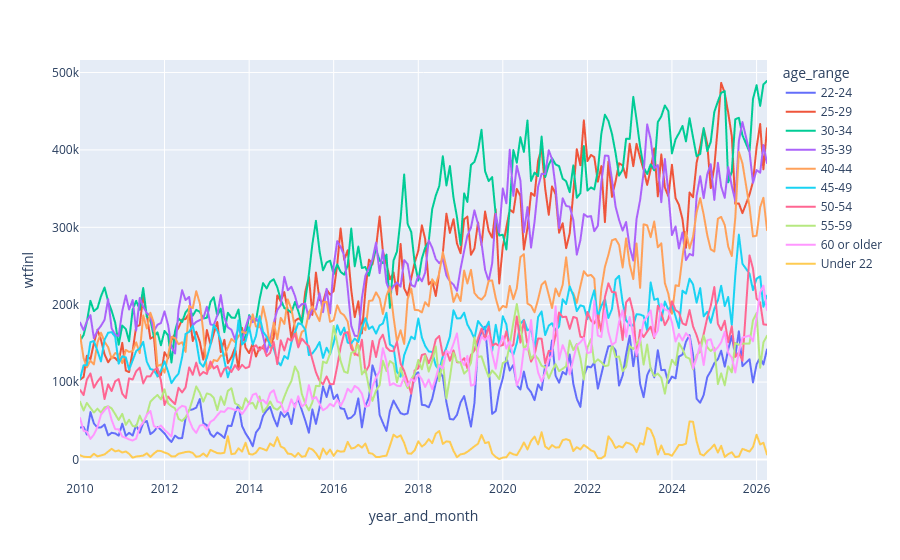

The cell this chart's notebook holds for it:
### Code cell
px.line(df_occ_by_year_and_age.query(
"occ2010 == 'software developers, applications and systems software'"),
x = 'year_and_month', y = 'wtfinl', hover_data = 'Count', color = 'age_range')

### Figure 1 — Plotly figure (JSON) as saved in the notebook; plotly's stock layout.template omitted (floating-point values rounded to 4 significant figures; data arrays with more than 128 entries replaced by an {"elided": "..."} marker saying what was removed)
{"data": [{"customdata": {"elided": "195x1 int values"}, "hovertemplate": "age_range=22-24<br>year_and_month=%{x}<br>wtfinl=%{y}<br>Count=%{customdata[0]}<extra></extra>", "legendgroup": "22-24", "line": {"color": "#636efa", "dash": "solid"}, "marker": {"symbol": "circle"}, "mode": "lines", "name": "22-24", "showlegend": true, "type": "scattergl", "x": {"elided": "195 str values"}, "xaxis": "x", "y": {"elided": "195 float values"}, "yaxis": "y"}, {"customdata": {"elided": "195x1 int values"}, "hovertemplate": "age_range=25-29<br>year_and_month=%{x}<br>wtfinl=%{y}<br>Count=%{customdata[0]}<extra></extra>", "legendgroup": "25-29", "line": {"color": "#EF553B", "dash": "solid"}, "marker": {"symbol": "circle"}, "mode": "lines", "name": "25-29", "showlegend": true, "type": "scattergl", "x": {"elided": "195 str values"}, "xaxis": "x", "y": {"elided": "195 float values"}, "yaxis": "y"}, {"customdata": {"elided": "195x1 int values"}, "hovertemplate": "age_range=30-34<br>year_and_month=%{x}<br>wtfinl=%{y}<br>Count=%{customdata[0]}<extra></extra>", "legendgroup": "30-34", "line": {"color": "#00cc96", "dash": "solid"}, "marker": {"symbol": "circle"}, "mode": "lines", "name": "30-34", "showlegend": true, "type": "scattergl", "x": {"elided": "195 str values"}, "xaxis": "x", "y": {"elided": "195 float values"}, "yaxis": "y"}, {"customdata": {"elided": "195x1 int values"}, "hovertemplate": "age_range=35-39<br>year_and_month=%{x}<br>wtfinl=%{y}<br>Count=%{customdata[0]}<extra></extra>", "legendgroup": "35-39", "line": {"color": "#ab63fa", "dash": "solid"}, "marker": {"symbol": "circle"}, "mode": "lines", "name": "35-39", "showlegend": true, "type": "scattergl", "x": {"elided": "195 str values"}, "xaxis": "x", "y": {"elided": "195 float values"}, "yaxis": "y"}, {"customdata": {"elided": "195x1 int values"}, "hovertemplate": "age_range=40-44<br>year_and_month=%{x}<br>wtfinl=%{y}<br>Count=%{customdata[0]}<extra></extra>", "legendgroup": "40-44", "line": {"color": "#FFA15A", "dash": "solid"}, "marker": {"symbol": "circle"}, "mode": "lines", "name": "40-44", "showlegend": true, "type": "scattergl", "x": {"elided": "195 str values"}, "xaxis": "x", "y": {"elided": "195 float values"}, "yaxis": "y"}, {"customdata": {"elided": "195x1 int values"}, "hovertemplate": "age_range=45-49<br>year_and_month=%{x}<br>wtfinl=%{y}<br>Count=%{customdata[0]}<extra></extra>", "legendgroup": "45-49", "line": {"color": "#19d3f3", "dash": "solid"}, "marker": {"symbol": "circle"}, "mode": "lines", "name": "45-49", "showlegend": true, "type": "scattergl", "x": {"elided": "195 str values"}, "xaxis": "x", "y": {"elided": "195 float values"}, "yaxis": "y"}, {"customdata": {"elided": "195x1 int values"}, "hovertemplate": "age_range=50-54<br>year_and_month=%{x}<br>wtfinl=%{y}<br>Count=%{customdata[0]}<extra></extra>", "legendgroup": "50-54", "line": {"color": "#FF6692", "dash": "solid"}, "marker": {"symbol": "circle"}, "mode": "lines", "name": "50-54", "showlegend": true, "type": "scattergl", "x": {"elided": "195 str values"}, "xaxis": "x", "y": {"elided": "195 float values"}, "yaxis": "y"}, {"customdata": {"elided": "195x1 int values"}, "hovertemplate": "age_range=55-59<br>year_and_month=%{x}<br>wtfinl=%{y}<br>Count=%{customdata[0]}<extra></extra>", "legendgroup": "55-59", "line": {"color": "#B6E880", "dash": "solid"}, "marker": {"symbol": "circle"}, "mode": "lines", "name": "55-59", "showlegend": true, "type": "scattergl", "x": {"elided": "195 str values"}, "xaxis": "x", "y": {"elided": "195 float values"}, "yaxis": "y"}, {"customdata": {"elided": "195x1 int values"}, "hovertemplate": "age_range=60 or older<br>year_and_month=%{x}<br>wtfinl=%{y}<br>Count=%{customdata[0]}<extra></extra>", "legendgroup": "60 or older", "line": {"color": "#FF97FF", "dash": "solid"}, "marker": {"symbol": "circle"}, "mode": "lines", "name": "60 or older", "showlegend": true, "type": "scattergl", "x": {"elided": "195 str values"}, "xaxis": "x", "y": {"elided": "195 float values"}, "yaxis": "y"}, {"customdata": {"elided": "194x1 int values"}, "hovertemplate": "age_range=Under 22<br>year_and_month=%{x}<br>wtfinl=%{y}<br>Count=%{customdata[0]}<extra></extra>", "legendgroup": "Under 22", "line": {"color": "#FECB52", "dash": "solid"}, "marker": {"symbol": "circle"}, "mode": "lines", "name": "Under 22", "showlegend": true, "type": "scattergl", "x": {"elided": "194 str values"}, "xaxis": "x", "y": {"elided": "194 float values"}, "yaxis": "y"}], "layout": {"legend": {"title": {"text": "age_range"}, "tracegroupgap": 0}, "margin": {"t": 60}, "xaxis": {"anchor": "y", "domain": [0, 1], "title": {"text": "year_and_month"}}, "yaxis": {"anchor": "x", "domain": [0, 1], "title": {"text": "wtfinl"}}}}
